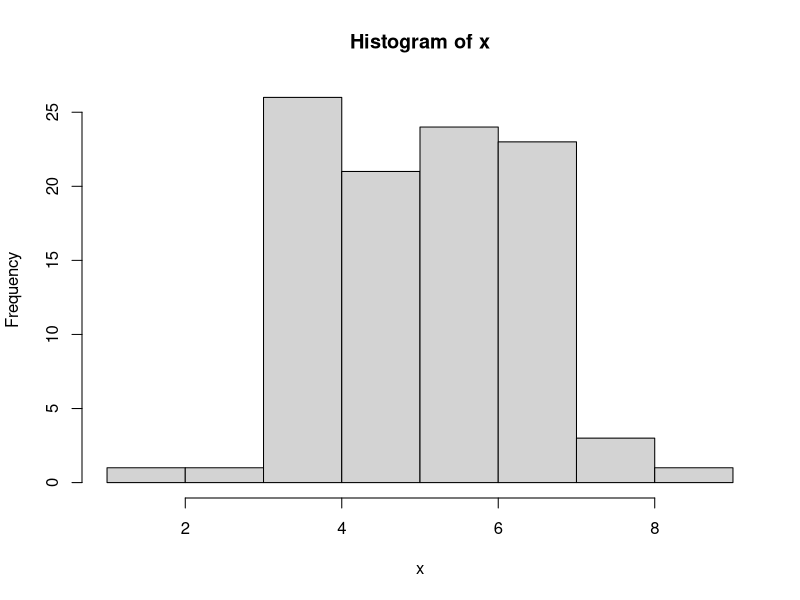
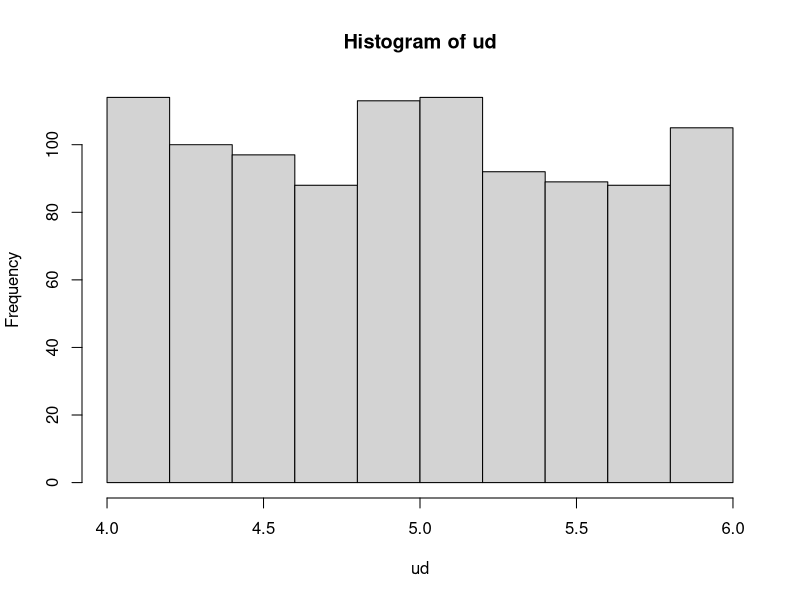
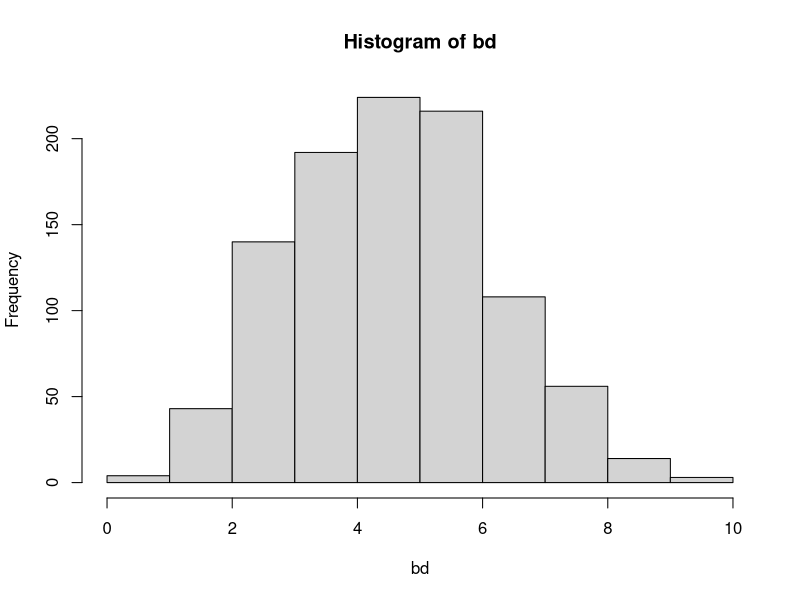
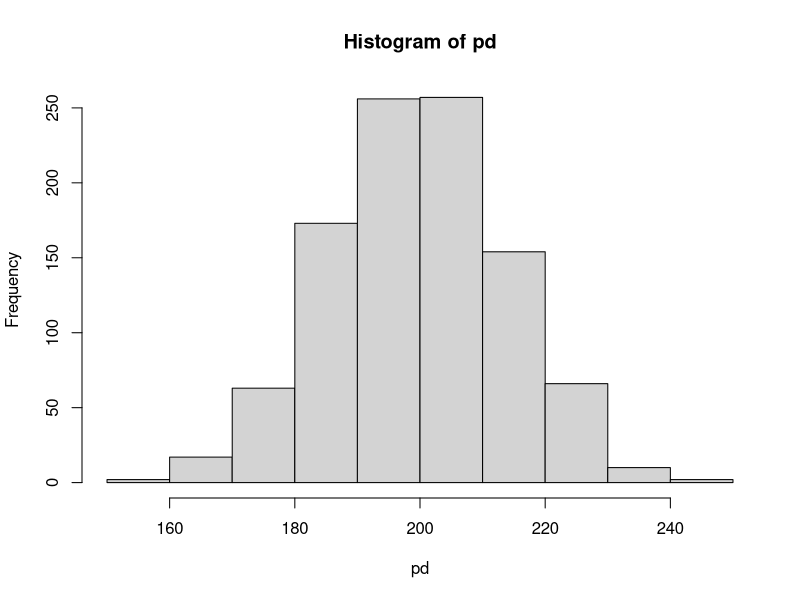
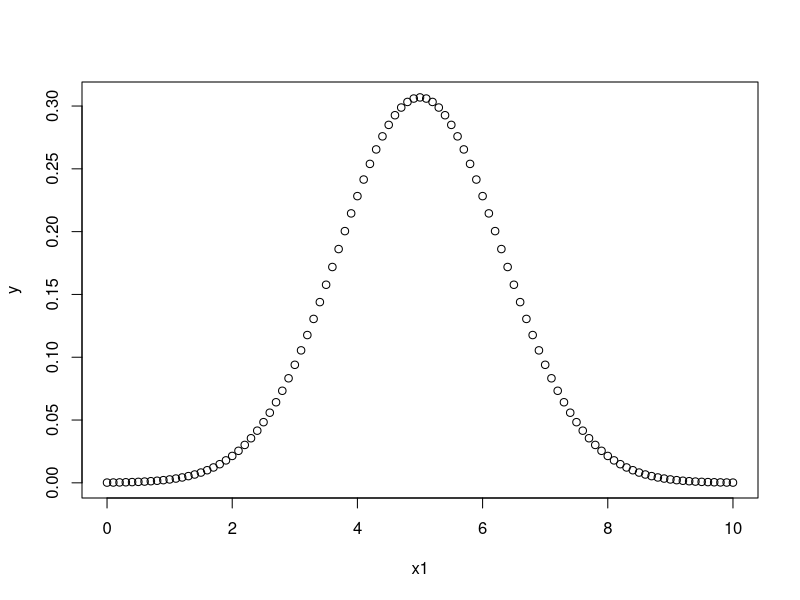
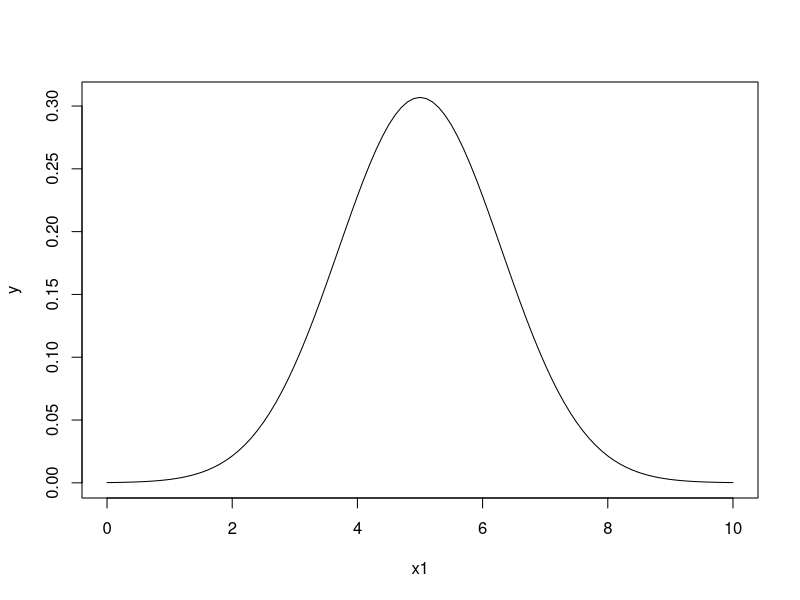
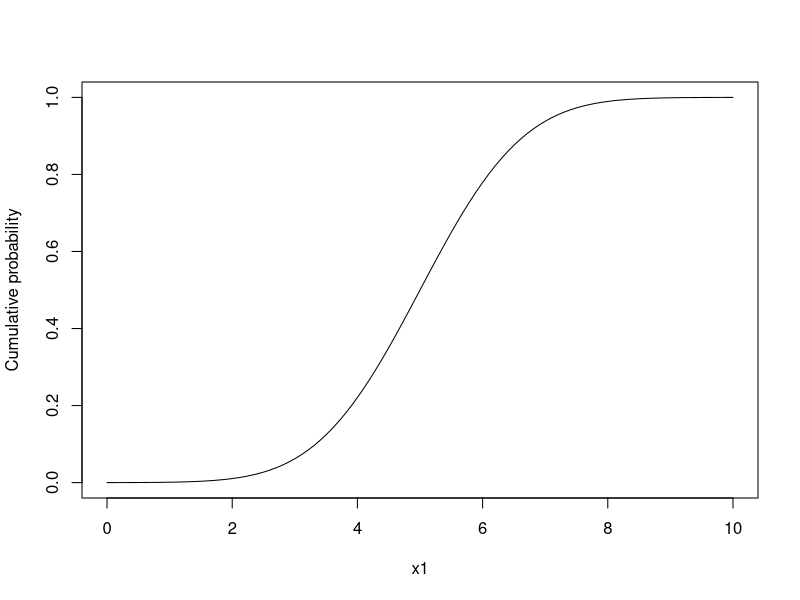

Reproduce these figures in R, in order.
## ---- chunk 1
# This is where you set global options (leave as-is)
knitr::opts_chunk$set(echo = TRUE)
## ---- chunk 2
data(chickwts)
head(chickwts)
## ---- chunk 3
my.mat <- matrix(1:30, ncol = 10, nrow = 3)
my.mat
## ---- chunk 4
# Accessing matricies are a little different -- must silce

# First row
my.mat[1, ]

# Second column
my.mat[, 2]

# Row 1 column 2
my.mat[1, 2]

# Eow 2, column 4
my.mat[2, 4]
## ---- chunk 5
dim(my.mat)
nrow(my.mat)
ncol(my.mat)
## ---- chunk 6
data(cars)
head(cars)
sapply(cars, FUN = mean)
## ---- chunk 7
for (i in 1:10) {
  print(i)
}
## ---- chunk 8
i <- 0
for (i in 1:10) {
  # The "i" inside of this loop, shown in the instructions, is not necessary 
}

i
## ---- chunk 9
sapply(cars, FUN = mean)
## ---- chunk 10
for (i in 1:ncol(cars)) {
  print(mean(cars[,i]))
}
## ---- chunk 11
for (i in 1:ncol(cars)) {
  print((c(colnames(cars)[i], mean(cars[,i]))))
}
## ---- chunk 12
for (i in 1:5) {
  for (j in c("a", "b", "c", "d", "e")) {
    print(paste(i, j))
  }
}
## ---- chunk 13
output_matrix <- matrix(nrow = 5, ncol = 5) 
output_matrix
j_letter <- c("a", "b", "c", "d", "e")

for (i in 1:5) {
  for (j in 1:5) {
    temp_output <- paste(i, j_letter[j])
    output_matrix[i,j] <- temp_output
  }
}
output_matrix

## ---- chunk 14
x <- seq(0, 1, by = 0.1)
x
y <- seq(0, 100, by = 20)
z <- matrix(NA, nrow = length(x), ncol = length(y))
z
length(x)
length(y)


for (i in 1:length(x)) {
  for (j in 1:length(y)) {
    z[i,j] <- (10*x[i]^2) + sqrt(y[j])
  }
}

z
## ---- chunk 15
thingy <- c(1,2,3,4)

for (i in thingy) {
  print(i)
}
## ---- chunk 16
input <- 100:120
length(input)
## ---- chunk 17
output <- numeric(length(input))
output
## ---- chunk 18
for (i in 1:length(output)) {
  output[i] <- input[i] * 5 + 1
}
output
## ---- chunk 19
input * 5 + 1
## ---- chunk 20
# Normal distribution
x <- rnorm(100, mean = 5, sd = 1.3)
hist(x)
## ---- chunk 21
ud <- runif(n = 1000, min = 4, max = 6)
hist(ud)
## ---- chunk 22
# Like rolling a 10-sided dice 1000 times and having a 50% chance of success
bd <- rbinom(n = 1000, size = 10, p = 0.5)
hist(bd)
## ---- chunk 23
choose(4,2)
## ---- chunk 24
# Poisson distribution
pd <- rpois(n = 1000, lambda = 200)
hist(pd)
## ---- chunk 25
# Probability of getting a 5 from a normal distribution when the mean is 5
dnorm(x = 5, mean = 5, sd = 1.3)
dnorm(5, mean = 5, sd = 0.1)
dnorm(5, mean = 5, sd = 1.3)
dnorm(1, mean = 5, sd = 1.3)
x1 <- seq(0, 10, by = 0.1)
y <- dnorm(x1, mean = 5, sd = 1.3)
plot(x1, y)
plot(x1, y, type = "l")
## ---- chunk 26
dbinom(x = 2, size = 10, prob = 0.5)
## ---- chunk 27
dbinom(2, size = 10, 1/6)
## ---- chunk 28
x1 <- seq(0, 10, by = 0.1) 
y2 <- pnorm(x1, mean = 5, sd = 1.3)
plot(x1, y2, type = "l", ylab = "Cumulative probability")
## ---- chunk 29
pnorm(2, mean = 5, sd = 1.3)
pnorm(8, mean = 5, sd = 1.3, lower.tail = FALSE)
## ---- chunk 30
# 2 trailed
2* pnorm(8, mean = 5, sd = 1.3, lower.tail = FALSE)
## ---- chunk 31
# Observed 2 or fewer heads from 10 coin flips
dbinom(2, 10, p = 0.5) + dbinom(1, 10, p = 0.5) + dbinom(0, 10, p = 0.5)
pbinom(2, 10, p = 0.5)
## ---- chunk 32
dbinom(8, 10, 0.5) + dbinom(9, 10, 0.5) + dbinom(10, 10, p = 0.5) 
# 8 and above
pbinom(7, 10, p = 0.5, lower.tail = FALSE)
## ---- chunk 33
pbinom(0, size = 10, p = 0.5) * 2
## ---- chunk 34
x <- 4 
if(x > 9) {
  print("X is greater than or equal to 9")
} else {
  print("x is less than 9")
}

